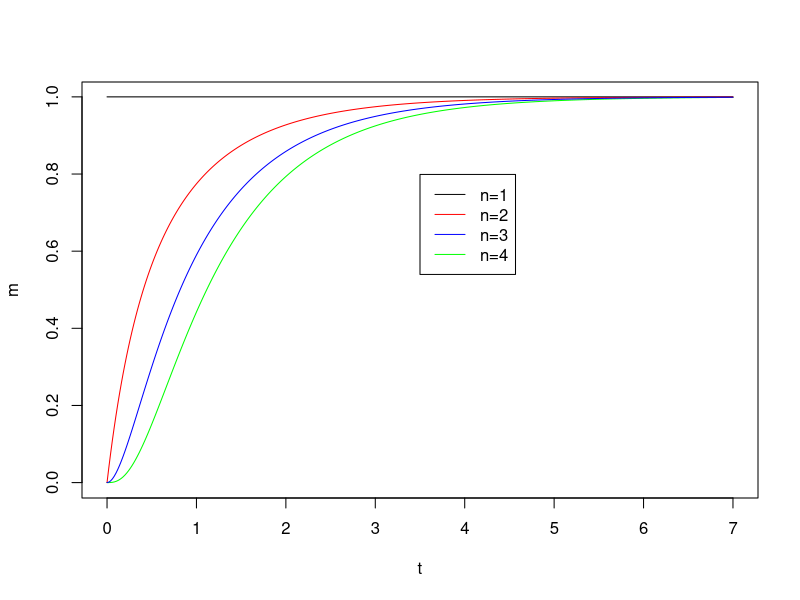

Write R code to recreate this figure.
# Dec 21, 2010
# numerically study realibity function of a parallel system 
# Use the equations 
# Ref: Gavrilov & Gavrilova, 2006 Handbook of models of for human aging

rm(list=ls());
single.component.vialbility = function(mu, t) { exp( - mu * t) }
system.viability = function(n,mu,t) { 1 - (1 - exp(-mu*t)^n ) } 
#for n parallel components
system.m         = function(n,mu,t){
	E = exp(-mu*t)
	A = n*mu*E*(1-E)^(n-1)
	B = 1 - (1 - E)^n
	A/B; 
	}

mu = 1; #mean of exponetial distribution rexp( n, lambda)

ns = c(1, 2, 3, 4 ); #number of parrallel nodes
colors = c("black","red","blue","green","yellow","brown");

t = seq(0,7*mu, by= mu/50)
i = 4; 
 s = system.viability(ns[i], mu, t )
 m = system.m(ns[i],mu,t)
 plot (m ~ t, ty='l', col=colors[i]); 
mylabels = paste("n=",ns, sep='');
#legend( 5, 0.8, mylabels, col=colors, lty=1)
legend( max(t)/2, max(m)*0.8, mylabels, col=colors, lty=1)

for( i in 1:3 ) {
 s = system.viability(ns[i], mu, t )
 m = system.m(ns[i],mu,t)
   lines( m ~ t, col=colors[i]); 
}



